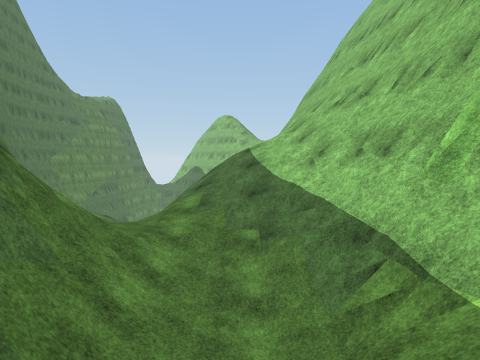
View 1 (above)

12 first-person views from a walk through a scene from a Unity 3-D project. The camera is 1.2 m above the floor, tilts 4° down and sees 75° across. The floor is counted in squares, 2 m on a side. Each view is taken from the middle of a square. On the plan, view 1 faces up. The plan holds only what a view shows up to about 9 squares ahead; the rest is blank. The place goes on beyond the plan. Some trees and plants on the terrain are drawn as simple stand-ins. The player character is not drawn. Surface patterns are stand-ins for the level's own textures.

View 2
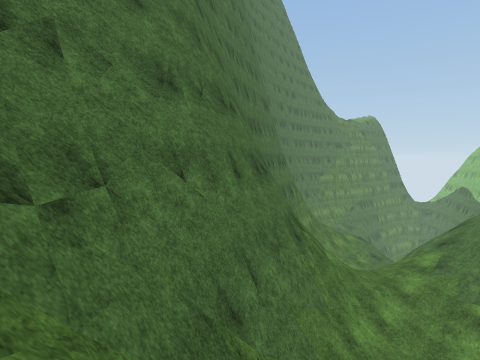

View 3
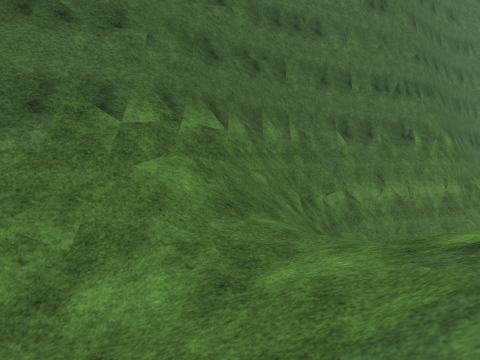

View 4
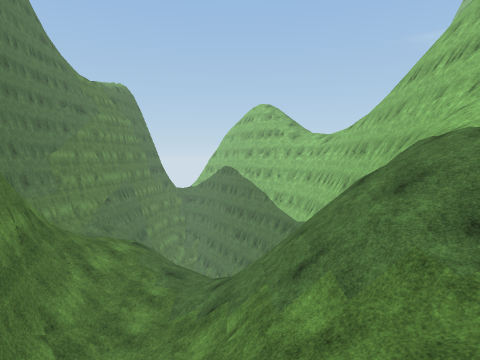

View 5
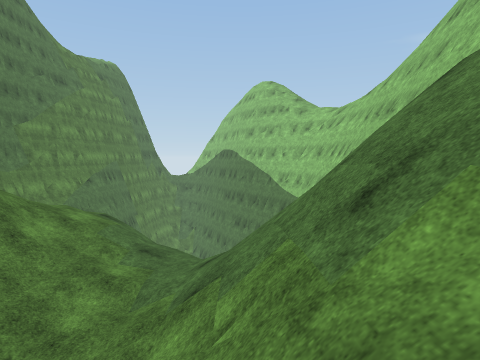

View 6
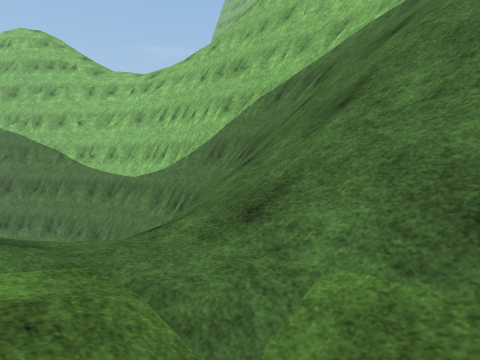

View 7
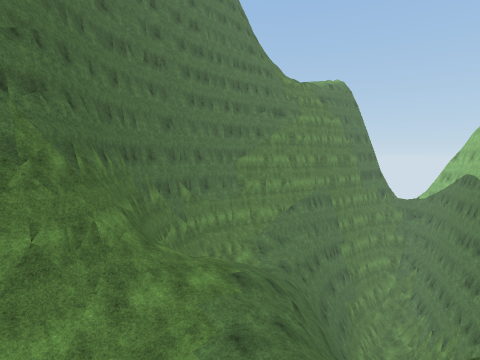

View 8
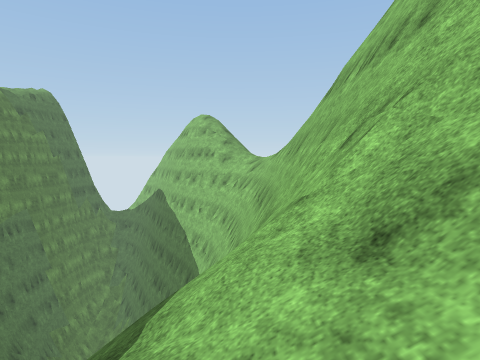

View 9
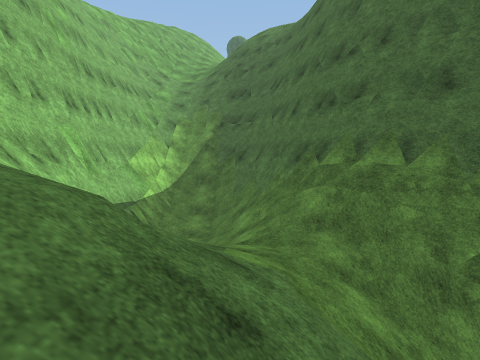

View 10
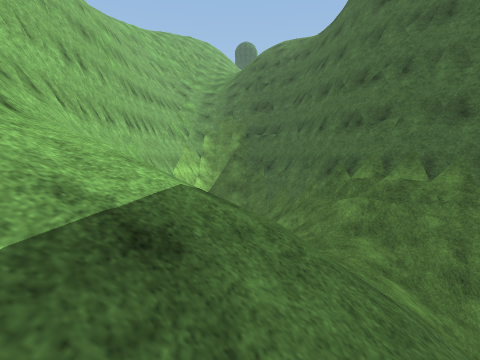

View 11
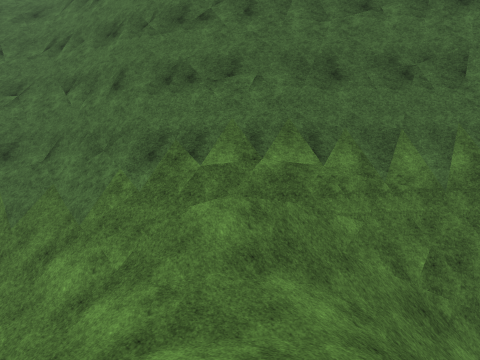

View 12
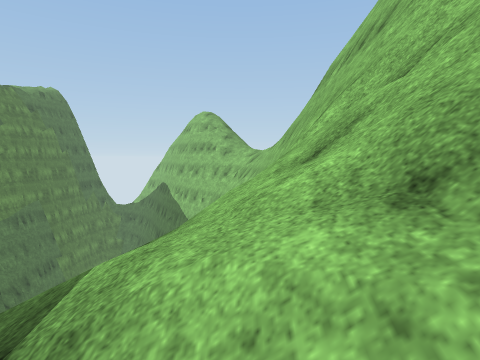

### Floor plan
Key: @ floor where view 1 was taken; # wall or solid block; . main floor; - floor 1.5 m lower than the main floor; / step, stairs or slope; = window, fence, low wall or low ledge; v drop or lower ground.
Columns run from 9 left of view 1 to 5 right of it. Each row starts with its distance up from view 1.
 18          vvv==
 17     v     vv==
 16   //##    vv#
 15   //v=   #v#vv
 14   //// =v#v# v
 13 #////////#v#
 12 ##///-////=#
 11  ##////////##
 10   ##///=///=#
  9    #//=////=#
  8    ## /////=#
  7    ##/////=##
  6     ##////==#
  5     ##/////##
  4      ##//./# v
  3       ##/./# vv
  2        ##//# vv
  1        ##//# vv
  0        ##@
 -1        ##/
 -2        ###/
 -3       v##
 -4        #

Where each view was taken, in squares from view 1:
view 1: 0 up, 0 right, facing up
view 2: 2 down, 1 right, facing up-left
view 3: 5 up, 1 right, facing left
view 4: 5 up, 3 left, facing up
view 5: 7 up, 3 left, facing up
view 6: 10 up, 5 left, facing up-right
view 7: 9 up, 1 left, facing up-left
view 8: 9 up, 1 right, facing up
view 9: 10 up, 1 left, facing down
view 10: 11 up, 0 right, facing down
view 11: 7 up, 0 right, facing down-left
view 12: 8 up, 1 right, facing up
